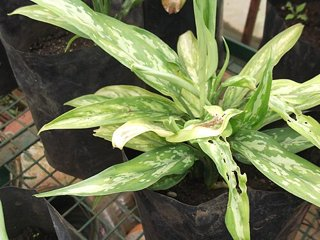
#> input picture dataset/Aglaonema/commons_01.jpg, 320 x 240 px
$ python -i identify.py   (imports and definitions only)
#> lines starting #> are read from the running program, lines starting #| are printed output that depends on the picture
#> further down, picture is the input picture: PIL image 320x240 RGB; mean R, G, B 109.5, 116.4, 80.5
import numpy as np
from PIL import Image, ImageOps


def prepare(image):
    image = ImageOps.exif_transpose(image).convert("RGB")

    # the plant is usually in the middle, the edges are mostly wall and table
    w, h = image.size
#> w = 320; h = 240
    image = image.crop((int(w * 0.15), int(h * 0.15), int(w * 0.85), int(h * 0.85)))
    return image.resize((96, 96))
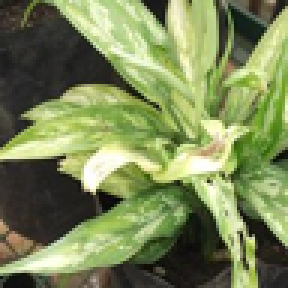
#> returned value: PIL image 96x96 RGB (shown 3 times larger); mean R, G, B 122.8, 135, 87.7


def color_features(image):
    # color histogram in HSV, hue is the color itself (green, red ...),
    # saturation and value are how strong and how bright it is
    hsv = np.array(image.convert("HSV"))
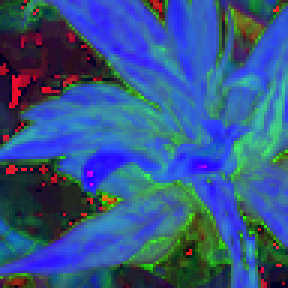
#> hsv: shape (96, 96, 3) (shown 3 times larger); mean R, G, B 51.6, 86.4, 136.2
    hue = np.histogram(hsv[:, :, 0], bins=18, range=(0, 256))[0]
#> hue = 18 values, max 4059 at index 3, min 3 at index 9, mean 512
    sat = np.histogram(hsv[:, :, 1], bins=6, range=(0, 256))[0]
#> sat = [1708, 2783, 3150, 1280, 262, 33]
    val = np.histogram(hsv[:, :, 2], bins=6, range=(0, 256))[0]
#> val = [1637, 1531, 744, 1355, 2348, 1601]
    return np.concatenate([hue, sat, val]) / (96 * 96)


def edge_features(image):
    # only color wasn't enough, a lot of plants are the same green.
    # edges show the shape: long stripes (snake plant), small leaves (fern) ...
    gray = np.array(image.convert("L"), dtype=float)
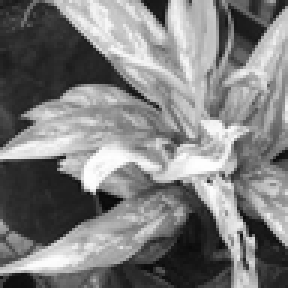
#> gray: shape (96, 96) float64 (shown 3 times larger); min 6, max 254, mean 125.9
    gy, gx = np.gradient(gray)
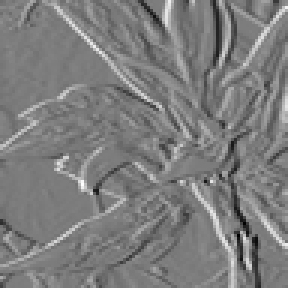
#> gx: shape (96, 96) float64 (shown 3 times larger); min -109, max 114, mean 0.8; drawn with min black and max white
    strength = np.hypot(gx, gy)
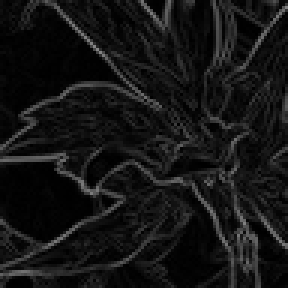
#> strength: shape (96, 96) float64 (shown 3 times larger); min 0, max 133, mean 20.8
    direction = np.arctan2(gy, gx) % np.pi
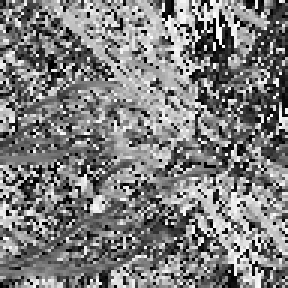
#> direction: shape (96, 96) float64 (shown 3 times larger); min 0, max 3.13, mean 1.55; drawn with min black and max white

    # which directions the edges go, the strong edges count more
    hist = np.histogram(direction, bins=9, range=(0, np.pi), weights=strength)[0]
#> hist = [17418, 16441.5, 24775.1, 20471.8, 21027.3, 18735.1, 30826.3, 23245.6, 18550.1]
    hist = hist / (hist.sum() + 0.000001)
#> hist = [0.091, 0.0859, 0.129, 0.107, 0.11, 0.0978, 0.161, 0.121, 0.0969]

    # how many edges there are at all
    amount = [strength.mean() / 255, (strength > 30).mean(), (strength > 80).mean()]
#> amount = [0.0815, 0.228, 0.0334]
    return np.concatenate([hist, amount])


def grid_features(image):
    # hue in the 4 corners of the photo, so it knows a bit where the colors are
    hue = np.array(image.convert("HSV"))[:, :, 0]
    result = []
    for i in range(2):
        for j in range(2):
            part = hue[i * 48:(i + 1) * 48, j * 48:(j + 1) * 48]
            result.append(np.histogram(part, bins=6, range=(0, 256))[0] / part.size)
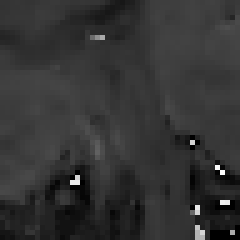
#> part: shape (48, 48) (shown 5 times larger); min 0, max 251, mean 51.6
#> after the loop, result = [[0.286, 0.659, 0.013, 0.0174, 0.0113, 0.013], [0.0734, 0.897, 0.0239, 0.00174, 0.00304, 0.0013], [0.443, 0.531, 0.00347, 0.00477, 0.00955, 0.00825], [0.243, 0.747, 0.00217, 0.0013, 0.00347, 0.00304]]
    return np.concatenate(result)


def get_features(image):
    image = prepare(image)
    return np.concatenate([color_features(image), edge_features(image), grid_features(image)])


def load_image(path, flip=False):
    image = Image.open(path)
    if flip:
        image = ImageOps.mirror(image)
    return get_features(image)

>>> from PIL import Image
>>> picture = Image.open('dataset/Aglaonema/commons_01.jpg')
>>> result = get_features(picture)
#> result = 66 values, max 0.897 at index 49, min 0.000326 at index 9, mean 0.126

$ run again, on dataset/Aglaonema/commons_02.jpg
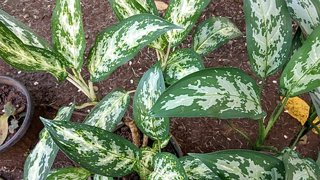
#> input picture dataset/Aglaonema/commons_02.jpg, 320 x 180 px
#> picture is the input picture: PIL image 320x180 RGB; mean R, G, B 111.8, 124.6, 96.9
#> in color_features, `hue = np.histogram(hsv[:, :, 0], bins=18, range=(0, 256))[0]`: hue = 18 values, max 1937 at index 5, min 0 at index 10, mean 512
#> sat = [1513, 4260, 2692, 605, 128, 18]
#> val = [166, 1976, 2701, 1955, 1474, 944]
#> in edge_features, `direction = np.arctan2(gy, gx) % np.pi`:
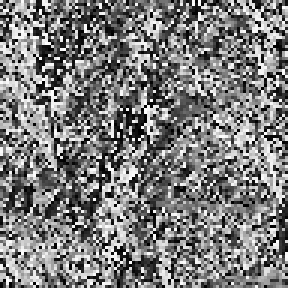
#> direction: shape (96, 96) float64 (shown 3 times larger); min 0, max 3.13, mean 1.52; drawn with min black and max white
#> in edge_features, `hist = np.histogram(direction, bins=9, range=(0, np.pi), weights=stren..`: hist = [35512.3, 28153.6, 23763.2, 18612.1, 17999.9, 18829, 23363.8, 27295.1, 29398.3]
#> in edge_features, `hist = hist / (hist.sum() + 0.000001)`: hist = [0.159, 0.126, 0.107, 0.0835, 0.0807, 0.0845, 0.105, 0.122, 0.132]
#> amount = [0.0949, 0.314, 0.00781]
#> after the loop in grid_features, `for i in range(2):`:
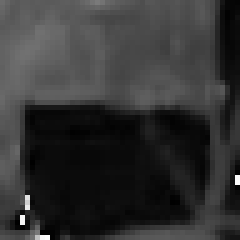
#> part: shape (48, 48) (shown 5 times larger); min 0, max 252, mean 50.9
#> after the loop in grid_features, `for i in range(2):`: result = [[0.301, 0.506, 0.171, 0.00391, 0.000434, 0.0174], [0.194, 0.516, 0.286, 0.000868, 0, 0.00347], [0.245, 0.47, 0.27, 0.0013, 0, 0.0139], [0.454, 0.341, 0.2, 0, 0.000868, 0.00347]]
#> `result = get_features(picture)`: result = 66 values, max 0.516 at index 49, min 0 at index 10, mean 0.128

$ run again, on dataset/Aglaonema/commons_03.jpg
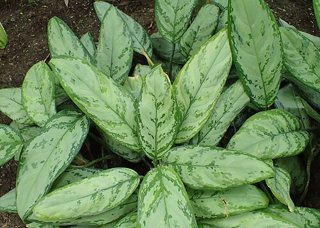
#> input picture dataset/Aglaonema/commons_03.jpg, 320 x 228 px
#> picture is the input picture: PIL image 320x228 RGB; mean R, G, B 104.4, 134.9, 88.3
#> in color_features, `hue = np.histogram(hsv[:, :, 0], bins=18, range=(0, 256))[0]`: hue = 18 values, max 4591 at index 4, min 0 at index 10, mean 512
#> sat = [14, 4438, 3397, 1013, 270, 84]
#> val = [574, 688, 1129, 2943, 3798, 84]
#> in edge_features, `direction = np.arctan2(gy, gx) % np.pi`:
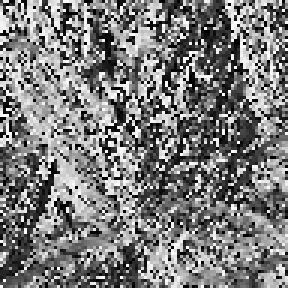
#> direction: shape (96, 96) float64 (shown 3 times larger); min 0, max 3.13, mean 1.51; drawn with min black and max white
#> in edge_features, `hist = np.histogram(direction, bins=9, range=(0, np.pi), weights=stren..`: hist = [23556, 27425.4, 19278.6, 13638.1, 11767.1, 11905.2, 19110.5, 20752.6, 20480.9]
#> in edge_features, `hist = hist / (hist.sum() + 0.000001)`: hist = [0.14, 0.163, 0.115, 0.0812, 0.0701, 0.0709, 0.114, 0.124, 0.122]
#> amount = [0.0715, 0.178, 0.00456]
#> after the loop in grid_features, `for i in range(2):`:
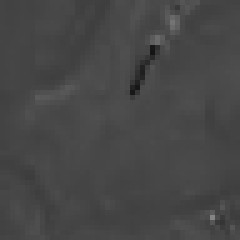
#> part: shape (48, 48) (shown 5 times larger); min 21, max 133, mean 70.6
#> after the loop in grid_features, `for i in range(2):`: result = [[0.00911, 0.939, 0.0508, 0, 0.000434, 0.000434], [0, 0.987, 0.0126, 0, 0, 0], [0.0391, 0.915, 0.0417, 0, 0.00174, 0.00217], [0.00477, 0.984, 0.0104, 0.000434, 0, 0]]
#> `result = get_features(picture)`: result = 66 values, max 0.987 at index 49, min 0 at index 10, mean 0.125

$ run again, on dataset/Aglaonema/commons_04.jpg
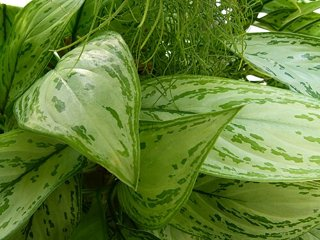
#> input picture dataset/Aglaonema/commons_04.jpg, 320 x 240 px
#> picture is the input picture: PIL image 320x240 RGB; mean R, G, B 98.9, 127.3, 54.8
#> in color_features, `hue = np.histogram(hsv[:, :, 0], bins=18, range=(0, 256))[0]`: hue = 18 values, max 6261 at index 4, min 0 at index 7, mean 512
#> sat = [125, 1498, 1538, 1248, 2226, 2581]
#> val = [390, 1408, 2596, 2415, 2128, 279]
#> in edge_features, `hist = np.histogram(direction, bins=9, range=(0, np.pi), weights=stren..`: hist = [12294.6, 11859.8, 16435.9, 12323, 14082, 15510.9, 18934.2, 15042.3, 10540.8]
#> in edge_features, `hist = hist / (hist.sum() + 0.000001)`: hist = [0.0968, 0.0934, 0.129, 0.097, 0.111, 0.122, 0.149, 0.118, 0.083]
#> amount = [0.0541, 0.0987, 0.00358]
#> in grid_features, `hue = np.array(image.convert("HSV"))[:, :, 0]`:
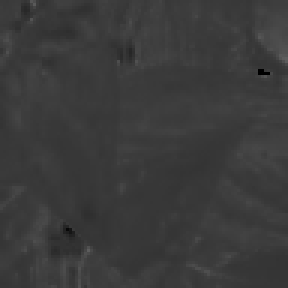
#> hue: shape (96, 96) (shown 3 times larger); min 0, max 94, mean 58.8
#> after the loop in grid_features, `for i in range(2):`: result = [[0.0026, 0.997, 0.000434, 0, 0, 0], [0.0026, 0.995, 0.00217, 0, 0, 0], [0.00608, 0.993, 0.000434, 0, 0, 0], [0, 1, 0, 0, 0, 0]]
#> `result = get_features(picture)`: result = 66 values, max 1 at index 61, min 0 at index 7, mean 0.124
